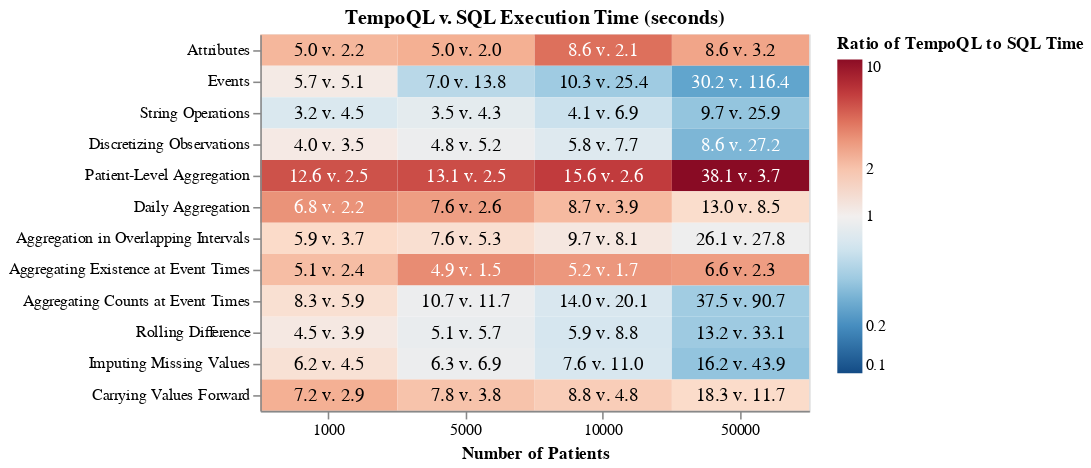

The notebook cell this image was saved under:
### Code cell
grouped_df = (df[df['method'] == 'TempoQL'].set_index(["query_name", "iteration", "id_size"])['time'] - df[df['method'] == 'SQL'].set_index(["query_name", "iteration", "id_size"])['time']).rename('time_diff').reset_index()
grouped_df['sql_time'] = df[df['method'] == 'SQL']['time'].reset_index(drop=True)
grouped_df['tempo_time'] = df[df['method'] == 'TempoQL']['time'].reset_index(drop=True)

chart = alt.Chart(grouped_df)
((chart.mark_rect().encode(
    x=alt.X("id_size:O", axis=alt.Axis(title="Number of Patients", labelAngle=0)),
    y=alt.Y("query_name:N", sort=grouped_df['query_name'].unique(), axis=alt.Axis(title=None)),
    color=alt.Color("mean_time:Q", 
                    title="Ratio of TempoQL to SQL Time", 
                    scale=alt.Scale(scheme='redblue',
                                    domain=[0.1, 10],
                                    type='log',
                                    reverse=True)),
) + chart.mark_text(
    align='center',
    baseline='middle',
    fontSize=12
).encode(
    x=alt.X("id_size:O"),
    y=alt.Y("query_name:N", sort=grouped_df['query_name'].unique()),
    text=alt.Text("time_desc:N"),
    color=alt.condition("datum.mean_time > 3 || datum.mean_time < 0.333", alt.value("white"), alt.value("black"))
)).transform_aggregate(
    mean_sql_time="mean(sql_time)",
    mean_tempo_time="mean(tempo_time)",
    groupby=["id_size", "query_name"]
).transform_calculate(
    mean_time="datum.mean_tempo_time / datum.mean_sql_time",
    time_desc="format(datum.mean_tempo_time, '.1f') + ' v. ' + format(datum.mean_sql_time, '.1f')"
).properties(width=350, title="TempoQL v. SQL Execution Time (seconds)"))

### Figure 1 — Vega-Lite specification as saved in the notebook (floating-point values rounded to 4 significant figures; data arrays with more than 128 entries replaced by an {"elided": "..."} marker saying what was removed)
{"config": {"view": {"continuousWidth": 300, "continuousHeight": 300}}, "layer": [{"mark": {"type": "rect"}, "encoding": {"color": {"field": "mean_time", "scale": {"domain": [0.1, 10], "reverse": true, "scheme": "redblue", "type": "log"}, "title": "Ratio of TempoQL to SQL Time", "type": "quantitative"}, "x": {"axis": {"labelAngle": 0, "title": "Number of Patients"}, "field": "id_size", "type": "ordinal"}, "y": {"axis": {"title": null}, "field": "query_name", "sort": ["Attributes", "Events", "String Operations", "Discretizing Observations", "Patient-Level Aggregation", "Daily Aggregation", "Aggregation in Overlapping Intervals", "Aggregating Existence at Event Times", "Aggregating Counts at Event Times", "Rolling Difference", "Imputing Missing Values", "Carrying Values Forward"], "type": "nominal"}}}, {"mark": {"type": "text", "align": "center", "baseline": "middle", "fontSize": 12}, "encoding": {"color": {"condition": {"test": "datum.mean_time > 3 || datum.mean_time < 0.333", "value": "white"}, "value": "black"}, "text": {"field": "time_desc", "type": "nominal"}, "x": {"field": "id_size", "type": "ordinal"}, "y": {"field": "query_name", "sort": ["Attributes", "Events", "String Operations", "Discretizing Observations", "Patient-Level Aggregation", "Daily Aggregation", "Aggregation in Overlapping Intervals", "Aggregating Existence at Event Times", "Aggregating Counts at Event Times", "Rolling Difference", "Imputing Missing Values", "Carrying Values Forward"], "type": "nominal"}}}], "data": {"name": "data-ece518914453e33ac65cba3781531b2a"}, "title": "TempoQL v. SQL Execution Time (seconds)", "transform": [{"aggregate": [{"op": "mean", "field": "sql_time", "as": "mean_sql_time"}, {"op": "mean", "field": "tempo_time", "as": "mean_tempo_time"}], "groupby": ["id_size", "query_name"]}, {"calculate": "datum.mean_tempo_time / datum.mean_sql_time", "as": "mean_time"}, {"calculate": "format(datum.mean_tempo_time, '.1f') + ' v. ' + format(datum.mean_sql_time, '.1f')", "as": "time_desc"}], "width": 350, "$schema": "https://vega.github.io/schema/vega-lite/v5.15.1.json", "datasets": {"data-ece518914453e33ac65cba3781531b2a": {"elided": "144 records"}}}
